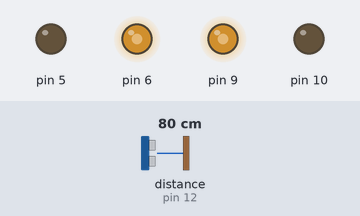
This sketch was run on a simulated Arduino Uno, built with avr-gcc and run on an emulated ATmega328P. Parts: output pins drawn as LEDs (lit = HIGH). The inputs (shaded band) are chosen by the test bench; at power-on: distance to the obstacle (sensor on pin 12) 80 cm. The echo pulse lasts 58.3 µs per cm.

Above: at 1.2 s.
1.3 s: distance to the obstacle (sensor on pin 12) set to 23 cm
2.8 s: distance to the obstacle (sensor on pin 12) set to 18 cm
At 4.1 s:
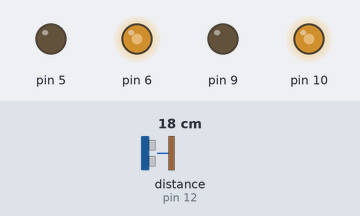
Timing chart, 0 to 5.8 s (numbered marks = the images above; inputs shaded):
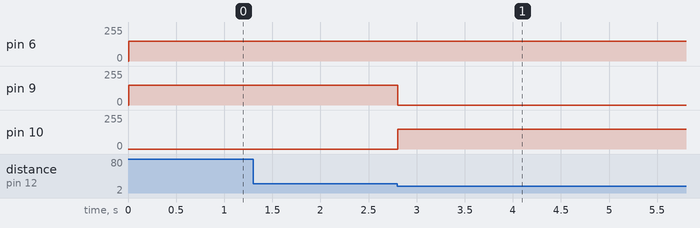

The sketch:

06.avoid_the_wall.ino
```cpp
#include <NewPing.h>

#define TRIGGER_PIN  11
#define ECHO_PIN     12
#define MAX_DISTANCE 200

NewPing sonar(TRIGGER_PIN, ECHO_PIN, MAX_DISTANCE);

void setup() {
  Serial.begin(9600);
}

void loop() {
  if (sonar.ping_cm() > 20) {
    motor(150, 0, 150, 0);
  }
  else {
    motor(0, 150, 150, 0);
  }
}

void motor(byte LA, byte LB, byte RA, byte RB) {
  analogWrite(9, LA);
  analogWrite(10, LB);
  analogWrite(6, RA);
  analogWrite(5, RB);
}
```

Measured:
- the behaviour switches between 21 and 20 cm on distance to the obstacle (sensor on pin 12) (found by bisection; images 0 and 1)
- after the input at 1.3 s, every drawn part: stays the same
- after the input at 2.8 s, pin 9: 150/255 → 0/255 at once; pin 10: 0/255 → 150/255 at once
